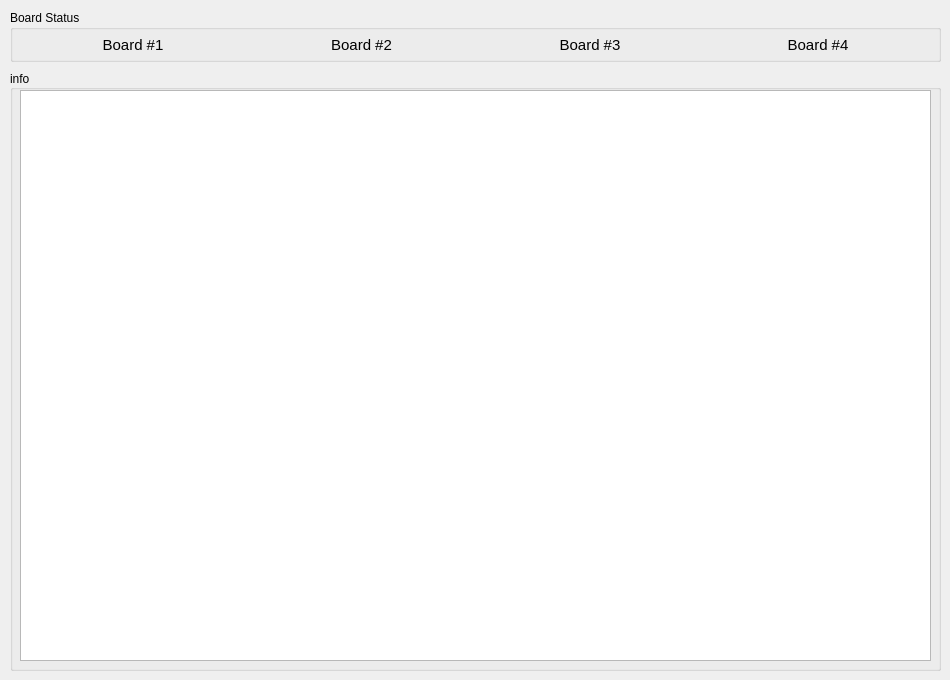
   <widget class="QWidget" name="info">
    <attribute name="title">
     <string>test</string>
    </attribute>
    <widget class="QGroupBox" name="groupBox_6">
     <property name="geometry">
      <rect>
       <x>10</x>
       <y>70</y>
       <width>931</width>
       <height>601</height>
      </rect>
     </property>
     <property name="sizePolicy">
      <sizepolicy hsizetype="Expanding" vsizetype="Expanding">
       <horstretch>0</horstretch>
       <verstretch>0</verstretch>
      </sizepolicy>
     </property>
     <property name="layoutDirection">
      <enum>Qt::LeftToRight</enum>
     </property>
     <property name="title">
      <string>info</string>
     </property>
     <property name="alignment">
      <set>Qt::AlignLeading|Qt::AlignLeft|Qt::AlignVCenter</set>
     </property>
     <widget class="QTextBrowser" name="info_textBrowser">
      <property name="geometry">
       <rect>
        <x>10</x>
        <y>20</y>
        <width>911</width>
        <height>571</height>
       </rect>
      </property>
      <property name="sizePolicy">
       <sizepolicy hsizetype="Expanding" vsizetype="Expanding">
        <horstretch>0</horstretch>
        <verstretch>0</verstretch>
       </sizepolicy>
      </property>
      <property name="autoFillBackground">
       <bool>true</bool>
      </property>
      <property name="verticalScrollBarPolicy">
       <enum>Qt::ScrollBarAsNeeded</enum>
      </property>
     </widget>
    </widget>
    <widget class="QGroupBox" name="groupBox">
     <property name="geometry">
      <rect>
       <x>10</x>
       <y>10</y>
       <width>931</width>
       <height>52</height>
      </rect>
     </property>
     <property name="title">
      <string>Board Status</string>
     </property>
     <layout class="QHBoxLayout" name="horizontalLayout">
      <item>
       <widget class="QLabel" name="Indicator_1">
        <property name="font">
         <font>
          <pointsize>11</pointsize>
         </font>
        </property>
        <property name="text">
         <string>Board #1</string>
        </property>
        <property name="alignment">
         <set>Qt::AlignCenter</set>
        </property>
       </widget>
      </item>
      <item>
       <widget class="QLabel" name="Indicator_2">
        <property name="font">
         <font>
          <pointsize>11</pointsize>
         </font>
        </property>
        <property name="text">
         <string>Board #2</string>
        </property>
        <property name="alignment">
         <set>Qt::AlignCenter</set>
        </property>
       </widget>
      </item>
      <item>
       <widget class="QLabel" name="Indicator_3">
        <property name="font">
         <font>
          <pointsize>11</pointsize>
         </font>
        </property>
        <property name="text">
         <string>Board #3</string>
        </property>
        <property name="alignment">
         <set>Qt::AlignCenter</set>
        </property>
       </widget>
      </item>
      <item>
       <widget class="QLabel" name="Indicator_4">
        <property name="font">
         <font>
          <pointsize>11</pointsize>
         </font>
        </property>
        <property name="text">
         <string>Board #4</string>
        </property>
        <property name="alignment">
         <set>Qt::AlignCenter</set>
        </property>
       </widget>
      </item>
     </layout>
    </widget>
   </widget>
